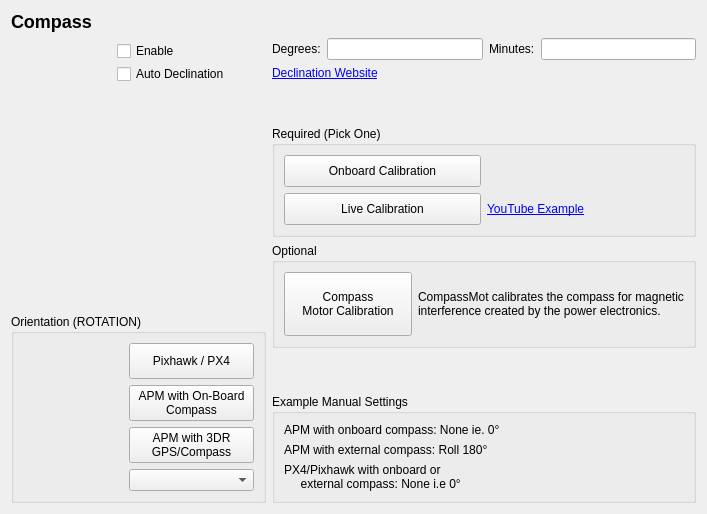
<?xml version="1.0" encoding="UTF-8"?>
<ui version="4.0">
 <class>CompassConfig</class>
 <widget class="QWidget" name="CompassConfig">
  <property name="geometry">
   <rect>
    <x>0</x>
    <y>0</y>
    <width>864</width>
    <height>574</height>
   </rect>
  </property>
  <property name="sizePolicy">
   <sizepolicy hsizetype="Fixed" vsizetype="Fixed">
    <horstretch>0</horstretch>
    <verstretch>0</verstretch>
   </sizepolicy>
  </property>
  <property name="maximumSize">
   <size>
    <width>864</width>
    <height>574</height>
   </size>
  </property>
  <property name="windowTitle">
   <string>Form</string>
  </property>
  <layout class="QHBoxLayout" name="horizontalLayout_8">
   <property name="sizeConstraint">
    <enum>QLayout::SetFixedSize</enum>
   </property>
   <item>
    <layout class="QVBoxLayout" name="verticalLayout_7">
     <property name="sizeConstraint">
      <enum>QLayout::SetDefaultConstraint</enum>
     </property>
     <item>
      <widget class="QLabel" name="titleLabel">
       <property name="sizePolicy">
        <sizepolicy hsizetype="Expanding" vsizetype="Preferred">
         <horstretch>0</horstretch>
         <verstretch>0</verstretch>
        </sizepolicy>
       </property>
       <property name="maximumSize">
        <size>
         <width>521</width>
         <height>16777215</height>
        </size>
       </property>
       <property name="text">
        <string>&lt;h2&gt;Compass&lt;/h2&gt;</string>
       </property>
       <property name="scaledContents">
        <bool>false</bool>
       </property>
      </widget>
     </item>
     <item>
      <layout class="QHBoxLayout" name="horizontalLayout_3">
       <item>
        <layout class="QVBoxLayout" name="verticalLayout_6">
         <item>
          <layout class="QHBoxLayout" name="horizontalLayout" stretch="1,1">
           <property name="spacing">
            <number>3</number>
           </property>
           <property name="leftMargin">
            <number>3</number>
           </property>
           <property name="topMargin">
            <number>3</number>
           </property>
           <property name="rightMargin">
            <number>3</number>
           </property>
           <property name="bottomMargin">
            <number>3</number>
           </property>
           <item alignment="Qt::AlignTop">
            <widget class="QLabel" name="label_2">
             <property name="maximumSize">
              <size>
               <width>100</width>
               <height>100</height>
              </size>
             </property>
             <property name="text">
              <string/>
             </property>
             <property name="pixmap">
              <pixmap resource="../../../qgroundcontrol.qrc">:/files/images/devices/BR-HMC5883-01-2.jpg</pixmap>
             </property>
             <property name="scaledContents">
              <bool>true</bool>
             </property>
             <property name="alignment">
              <set>Qt::AlignLeading|Qt::AlignLeft|Qt::AlignTop</set>
             </property>
             <property name="margin">
              <number>7</number>
             </property>
            </widget>
           </item>
           <item>
            <layout class="QVBoxLayout" name="verticalLayout">
             <item>
              <widget class="QCheckBox" name="enableCheckBox">
               <property name="text">
                <string>Enable</string>
               </property>
              </widget>
             </item>
             <item>
              <widget class="QCheckBox" name="autoDecCheckBox">
               <property name="text">
                <string>Auto Declination</string>
               </property>
              </widget>
             </item>
             <item>
              <spacer name="verticalSpacer">
               <property name="orientation">
                <enum>Qt::Vertical</enum>
               </property>
               <property name="sizeType">
                <enum>QSizePolicy::Expanding</enum>
               </property>
               <property name="sizeHint" stdset="0">
                <size>
                 <width>20</width>
                 <height>40</height>
                </size>
               </property>
              </spacer>
             </item>
            </layout>
           </item>
          </layout>
         </item>
         <item>
          <widget class="QGroupBox" name="presetGroupBox">
           <property name="title">
            <string>Orientation (ROTATION)</string>
           </property>
           <layout class="QVBoxLayout" name="verticalLayout_3">
            <item>
             <layout class="QGridLayout" name="gridLayout">
              <item row="2" column="0" colspan="2">
               <layout class="QHBoxLayout" name="horizontalLayout_5">
                <item>
                 <widget class="QLabel" name="compassGpsLabel">
                  <property name="minimumSize">
                   <size>
                    <width>0</width>
                    <height>0</height>
                   </size>
                  </property>
                  <property name="maximumSize">
                   <size>
                    <width>100</width>
                    <height>80</height>
                   </size>
                  </property>
                  <property name="text">
                   <string/>
                  </property>
                  <property name="pixmap">
                   <pixmap resource="../../../qgroundcontrol.qrc">:/files/ardupilotmega/images/maggps.png</pixmap>
                  </property>
                  <property name="scaledContents">
                   <bool>true</bool>
                  </property>
                 </widget>
                </item>
                <item>
                 <widget class="QPushButton" name="gpsCompassButton">
                  <property name="minimumSize">
                   <size>
                    <width>121</width>
                    <height>36</height>
                   </size>
                  </property>
                  <property name="text">
                   <string>APM with 3DR
GPS/Compass</string>
                  </property>
                 </widget>
                </item>
               </layout>
              </item>
              <item row="0" column="0" colspan="2">
               <layout class="QHBoxLayout" name="horizontalLayout_2">
                <item>
                 <widget class="QLabel" name="px4Label">
                  <property name="minimumSize">
                   <size>
                    <width>0</width>
                    <height>0</height>
                   </size>
                  </property>
                  <property name="maximumSize">
                   <size>
                    <width>100</width>
                    <height>80</height>
                   </size>
                  </property>
                  <property name="text">
                   <string/>
                  </property>
                  <property name="pixmap">
                   <pixmap resource="../../../qgroundcontrol.qrc">:/files/ardupilotmega/images/Pixhawk.png</pixmap>
                  </property>
                  <property name="scaledContents">
                   <bool>true</bool>
                  </property>
                 </widget>
                </item>
                <item>
                 <widget class="QPushButton" name="px4Button">
                  <property name="minimumSize">
                   <size>
                    <width>121</width>
                    <height>36</height>
                   </size>
                  </property>
                  <property name="text">
                   <string>Pixhawk / PX4</string>
                  </property>
                 </widget>
                </item>
               </layout>
              </item>
              <item row="3" column="0">
               <widget class="QLabel" name="savedLabel">
                <property name="minimumSize">
                 <size>
                  <width>100</width>
                  <height>0</height>
                 </size>
                </property>
                <property name="text">
                 <string/>
                </property>
                <property name="alignment">
                 <set>Qt::AlignRight|Qt::AlignTrailing|Qt::AlignVCenter</set>
                </property>
               </widget>
              </item>
              <item row="3" column="1">
               <widget class="QComboBox" name="orientationComboBox">
                <property name="minimumSize">
                 <size>
                  <width>125</width>
                  <height>0</height>
                 </size>
                </property>
                <property name="maximumSize">
                 <size>
                  <width>200</width>
                  <height>16777215</height>
                 </size>
                </property>
               </widget>
              </item>
              <item row="1" column="0" colspan="2">
               <layout class="QHBoxLayout" name="horizontalLayout_4">
                <item>
                 <widget class="QLabel" name="apmLabel">
                  <property name="maximumSize">
                   <size>
                    <width>100</width>
                    <height>100</height>
                   </size>
                  </property>
                  <property name="text">
                   <string/>
                  </property>
                  <property name="pixmap">
                   <pixmap resource="../../../qgroundcontrol.qrc">:/files/ardupilotmega/images/apm2.5.jpg</pixmap>
                  </property>
                  <property name="scaledContents">
                   <bool>true</bool>
                  </property>
                 </widget>
                </item>
                <item>
                 <widget class="QPushButton" name="onBoardApmButton">
                  <property name="minimumSize">
                   <size>
                    <width>121</width>
                    <height>36</height>
                   </size>
                  </property>
                  <property name="text">
                   <string>APM with On-Board
Compass</string>
                  </property>
                 </widget>
                </item>
               </layout>
              </item>
             </layout>
            </item>
           </layout>
          </widget>
         </item>
        </layout>
       </item>
       <item>
        <layout class="QVBoxLayout" name="verticalLayout_5">
         <item>
          <layout class="QVBoxLayout" name="verticalLayout_4">
           <item>
            <layout class="QHBoxLayout" name="degressMinutesHorizontalLayout">
             <item>
              <widget class="QLabel" name="degreesLabel">
               <property name="text">
                <string>Degrees:</string>
               </property>
              </widget>
             </item>
             <item>
              <widget class="QLineEdit" name="degreesLineEdit"/>
             </item>
             <item>
              <widget class="QLabel" name="minutesLabel">
               <property name="text">
                <string>Minutes:</string>
               </property>
              </widget>
             </item>
             <item>
              <widget class="QLineEdit" name="minutesLineEdit"/>
             </item>
            </layout>
           </item>
           <item>
            <widget class="QLabel" name="declinationLabel">
             <property name="text">
              <string>&lt;a href=&quot;http://magnetic-declination.com/&quot;&gt;Declination Website&lt;/a&gt;</string>
             </property>
            </widget>
           </item>
           <item>
            <spacer name="verticalSpacer_3">
             <property name="orientation">
              <enum>Qt::Vertical</enum>
             </property>
             <property name="sizeHint" stdset="0">
              <size>
               <width>20</width>
               <height>40</height>
              </size>
             </property>
            </spacer>
           </item>
           <item>
            <widget class="QGroupBox" name="RequiredCalibrationGroupBox">
             <property name="title">
              <string>Required (Pick One)</string>
             </property>
             <layout class="QGridLayout" name="gridLayout_2">
              <item row="0" column="0">
               <widget class="QPushButton" name="onboardCalibrationButton">
                <property name="minimumSize">
                 <size>
                  <width>101</width>
                  <height>32</height>
                 </size>
                </property>
                <property name="text">
                 <string>Onboard Calibration</string>
                </property>
               </widget>
              </item>
              <item row="3" column="1">
               <widget class="QLabel" name="youTubeDemoLinkLabel_4">
                <property name="text">
                 <string>&lt;a href=&quot;https://www.youtube.com/watch?v=DmsueBS0J3E&quot;&gt;YouTube Example&lt;/a&gt;</string>
                </property>
                <property name="openExternalLinks">
                 <bool>true</bool>
                </property>
               </widget>
              </item>
              <item row="3" column="0">
               <widget class="QPushButton" name="liveCalibrationButton">
                <property name="minimumSize">
                 <size>
                  <width>101</width>
                  <height>32</height>
                 </size>
                </property>
                <property name="text">
                 <string>Live Calibration</string>
                </property>
               </widget>
              </item>
             </layout>
            </widget>
           </item>
          </layout>
         </item>
         <item>
          <widget class="QGroupBox" name="OptionalGroupBox">
           <property name="title">
            <string>Optional</string>
           </property>
           <layout class="QGridLayout" name="gridLayout_3">
            <item row="1" column="1">
             <widget class="QLabel" name="label_10">
              <property name="text">
               <string>CompassMot calibrates the compass for magnetic interference created by the power electronics.</string>
              </property>
              <property name="wordWrap">
               <bool>true</bool>
              </property>
             </widget>
            </item>
            <item row="1" column="0">
             <widget class="QPushButton" name="compassMotButton">
              <property name="minimumSize">
               <size>
                <width>128</width>
                <height>64</height>
               </size>
              </property>
              <property name="maximumSize">
               <size>
                <width>128</width>
                <height>64</height>
               </size>
              </property>
              <property name="text">
               <string>Compass
Motor Calibration</string>
              </property>
              <property name="flat">
               <bool>false</bool>
              </property>
             </widget>
            </item>
           </layout>
          </widget>
         </item>
         <item>
          <spacer name="verticalSpacer_2">
           <property name="orientation">
            <enum>Qt::Vertical</enum>
           </property>
           <property name="sizeHint" stdset="0">
            <size>
             <width>20</width>
             <height>40</height>
            </size>
           </property>
          </spacer>
         </item>
         <item>
          <widget class="QGroupBox" name="Examples">
           <property name="title">
            <string>Example Manual Settings</string>
           </property>
           <layout class="QVBoxLayout" name="verticalLayout_2">
            <item>
             <widget class="QLabel" name="label_5">
              <property name="text">
               <string>APM with onboard compass: None ie. 0°</string>
              </property>
             </widget>
            </item>
            <item>
             <widget class="QLabel" name="label_6">
              <property name="text">
               <string>APM with external compass: Roll 180° </string>
              </property>
             </widget>
            </item>
            <item>
             <widget class="QLabel" name="label_8">
              <property name="text">
               <string>PX4/Pixhawk with onboard or 
     external compass: None i.e 0°</string>
              </property>
             </widget>
            </item>
           </layout>
          </widget>
         </item>
        </layout>
       </item>
      </layout>
     </item>
    </layout>
   </item>
  </layout>
 </widget>
 <resources>
  <include location="../../../qgroundcontrol.qrc"/>
 </resources>
 <connections/>
</ui>
